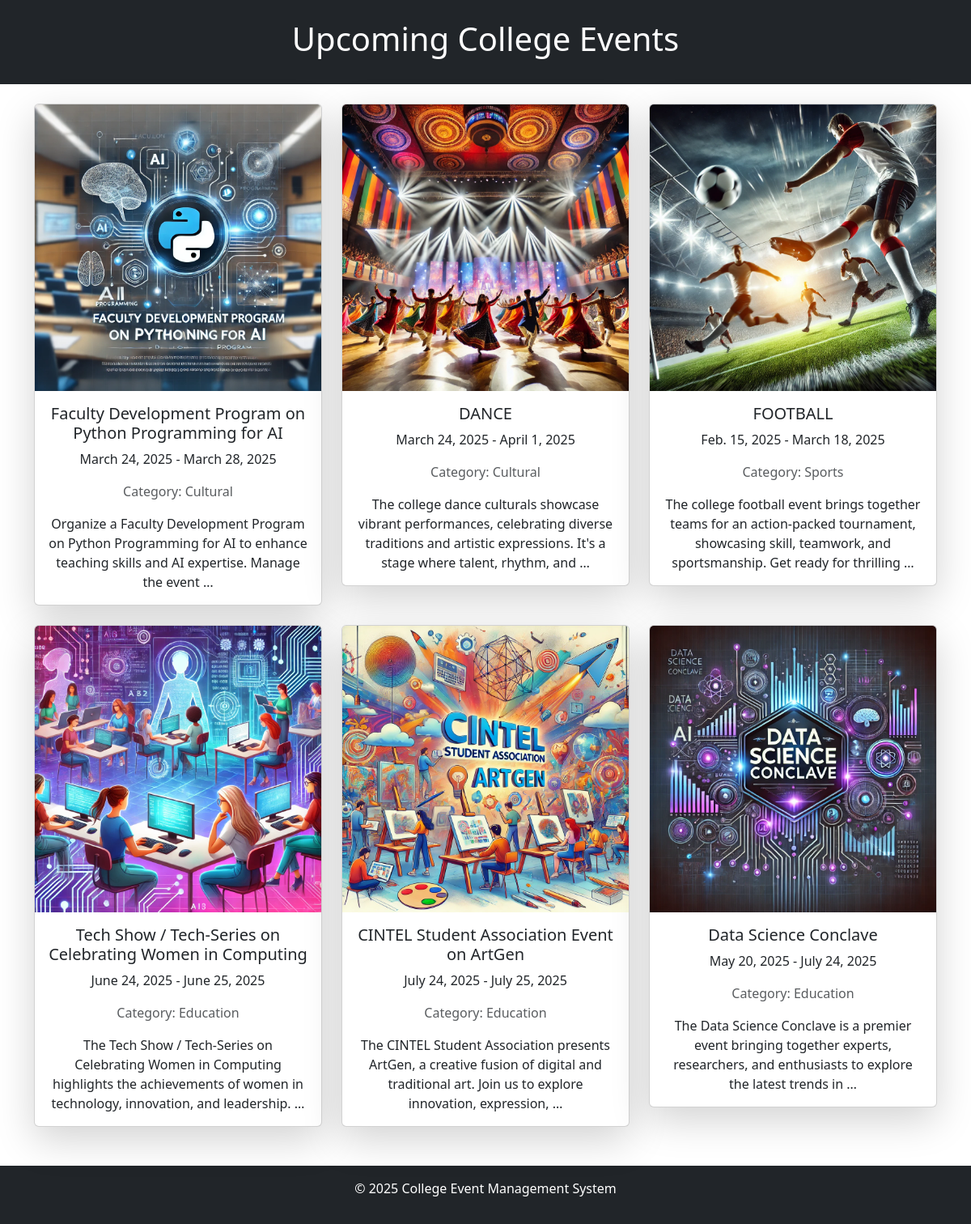
The page /manage-events/ on the database its author committed.
### users/models.py (models this page shows, shortened)
class Event(models.Model):
    CATEGORY_CHOICES = [
        ('Sports', 'Sports'),
        ('Cultural', 'Cultural'),
        ('Gaming', 'Gaming'),
        ('Education', 'Education')
    ]
    name = models.CharField(max_length=100)
    start_date = models.DateField()
    end_date = models.DateField()
    image = models.ImageField(upload_to='event_images/')
    category = models.CharField(max_length=20, choices=CATEGORY_CHOICES)
    description = models.TextField()

### users/views.py (the view)
# urls.py: path('manage-events/', views.manage_events, name='manage_events'),
def manage_events(request):
    events = Event.objects.all()
    if request.user.is_authenticated:
        user_registrations = Registration.objects.filter(user=request.user)
    else:
        user_registrations = []  # No registrations if the user is not authenticated
    print("events",events.values())
    return render(request, 'eventpage.html',{
        'events': events,
    })

### templates/eventpage.html (shortened to what this page needs)
{% load static %}
<!DOCTYPE html>
<html lang="en">
<head>
    <link href="https://cdn.jsdelivr.net/npm/bootstrap@5.3.0/dist/css/bootstrap.min.css" rel="stylesheet">
</head>
<body>
    <header class="bg-dark text-white text-center py-4">
        <h1>Upcoming College Events</h1>
    </header>
    <div class="container mt-4">
        <div class="row">
            {% for event in events %}
            <div class="col-md-4 mb-4">
                <div class="card shadow-lg">
                    <img src="{{ event.image.url }}" class="card-img-top" alt="{{ event.name }}">
                    <div class="card-body text-center">
                        <h5 class="card-title">{{ event.name }}</h5>
                        <p class="card-text">{{ event.start_date }} - {{ event.end_date }}</p>
                        <p class="text-muted">Category: {{ event.category }}</p>
                        <p class="card-text">{{ event.description|truncatewords:20 }}</p>
                    </div>
                </div>
            </div>
            {% endfor %}
        </div>
    </div>
    <footer class="bg-dark text-white text-center py-3 mt-4">
        <p>&copy; 2025 College Event Management System</p>
    </footer>
</body>
</html>

### rows shown on the page
Event: image (picture), name "Faculty Development Program on Python Programming for AI", start_date "March 24, 2025", end_date "March 28, 2025", category "Cultural", description "Organize a Faculty Development Program on Python Programming for AI to enhance teaching skills and AI expertise. Manage the event …"
Event: image (picture), name "DANCE", start_date "March 24, 2025", end_date "April 1, 2025", category "Cultural", description "The college dance culturals showcase vibrant performances, celebrating diverse traditions and artistic expressions. It's a stage where talent, rhythm, and …"
Event: image (picture), name "FOOTBALL", start_date "Feb. 15, 2025", end_date "March 18, 2025", category "Sports", description "The college football event brings together teams for an action-packed tournament, showcasing skill, teamwork, and sportsmanship. Get ready for thrilling …"
Event: image (picture), name "Tech Show / Tech-Series on Celebrating Women in Computing", start_date "June 24, 2025", end_date "June 25, 2025", category "Education", description "The Tech Show / Tech-Series on Celebrating Women in Computing highlights the achievements of women in technology, innovation, and leadership. …"
Event: image (picture), name "CINTEL Student Association Event on ArtGen", start_date "July 24, 2025", end_date "July 25, 2025", category "Education", description "The CINTEL Student Association presents ArtGen, a creative fusion of digital and traditional art. Join us to explore innovation, expression, …"
Event: image (picture), name "Data Science Conclave", start_date "May 20, 2025", end_date "July 24, 2025", category "Education", description "The Data Science Conclave is a premier event bringing together experts, researchers, and enthusiasts to explore the latest trends in …"
